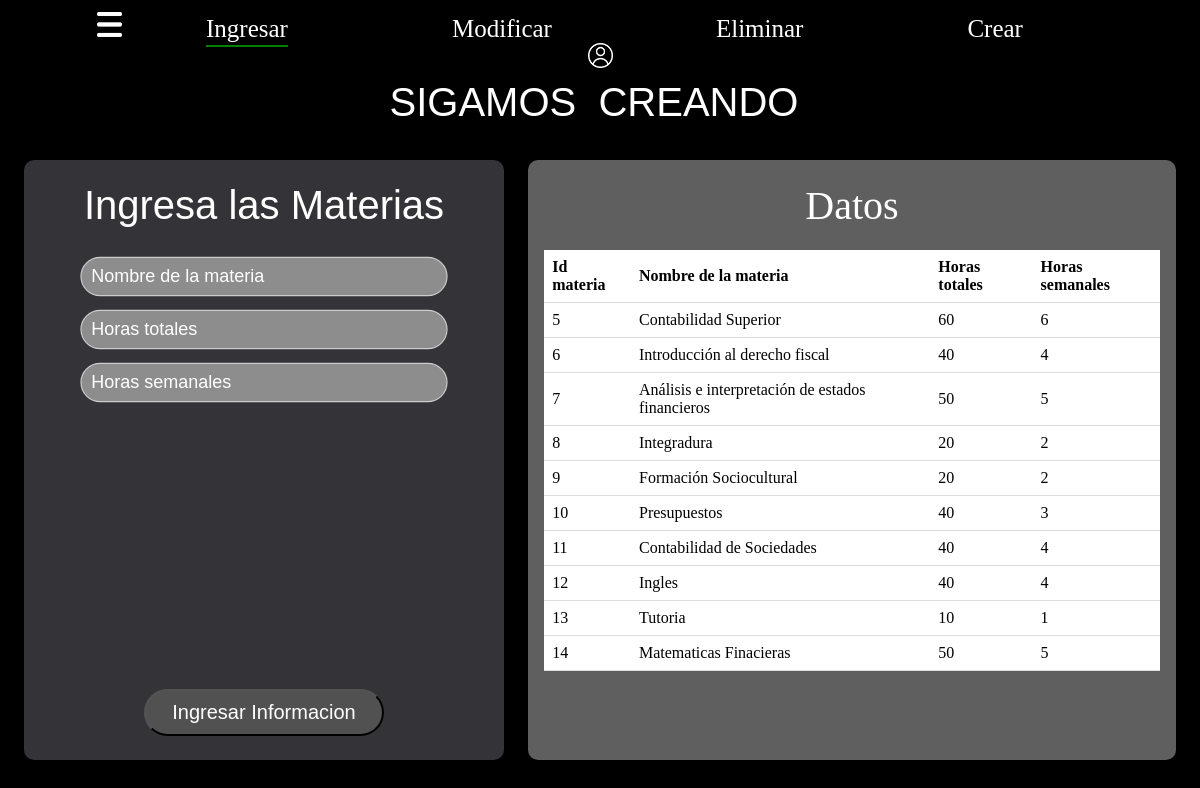
/codigo_fuente/main_materias.php, run on the app's committed database.
### tables this page shows
CREATE TABLE `materias` (
  `id_materia` int(11) NOT NULL,
  `nombre_materia` varchar(50) NOT NULL,
  `horas_totales` int(2) NOT NULL,
  `hora_semanal` int(2) NOT NULL
);

### codigo_fuente/main_materias.php (the view, shortened to what this page needs)
<?php
$servername = "localhost";
$username = "root";
$password = "";
$dbname = "bd_gheu";
$conn = new mysqli($servername, $username, $password, $dbname);
$sql = "SELECT * FROM materias";
$result = $conn->query($sql);
?>
<!DOCTYPE html>
<html>
<head>
    <link rel="stylesheet" type="text/css" href="styles_main_materias.css">
</head>
<body>
<div id="header">
  <div class="dropdown">
      <img class="dropbtn" onclick="toggleMenu()" src="img/menu.png" alt="Imagen" width="25" height="25"></img>
    <a class="opcion-destacada">Ingresar</a>
    <a href="modificar_materias.php">Modificar</a>
    <a href="eliminar_materias.php">Eliminar</a>
    <a href="crear.php">Crear</a>
    <a href="perfil.php">
        <img src="img/usuario.png" alt="Imagen" width="25" height="25">
      </a>
  </div>
</div>
<div id="titulo">SIGAMOS&nbsp; CREANDO</div>
<div id="contenedor1">
  <div id="titulo-contenedor1">
    <p id="p">Ingresa las Materias</p>
  </div>
  <div id="ingreso-datos">
    <form action="insertar_materias.php" method="post">
      <div> <input type="text" id="nombre_materia" name="nombre_materia" placeholder="Nombre de la materia" required autocomplete="off"></div>
      <div> <input type="number" id="horas_totales" name="horas_totales" placeholder="Horas totales" min="10" max="200" oninput="valorMaximo(this)" ></div>
      <div> <input type="number" id="hora_semanal" name="hora_semanal" placeholder="Horas semanales" min="1" max="14" oninput="valorMaximo1(this)" required></div>
  </div>
      <div id="boton-contenedor1">
        <input type="submit" value="Ingresar Informacion">
      </div>
</div>
<div id="contenedor2">
  <div id="titulo-contenedor2">
    <p>Datos</p>
  </div>
<div id="tabla-contenedor" class="tabla-contenedor">
<table>
        <tr>
            <th>Id materia</th>
            <th>Nombre de la materia</th>
            <th>Horas totales</th>
            <th>Horas semanales</th>
        </tr>
        <?php
        if ($result->num_rows > 0) {
            while ($row = $result->fetch_assoc()) {
                echo "<tr>";
                echo "<td>" . $row["id_materia"] . "</td>";
                echo "<td>" . $row["nombre_materia"] . "</td>";
                echo "<td>" . $row["horas_totales"] . "</td>";
                echo "<td>" . $row["hora_semanal"] . "</td>";
                echo "</tr>";
            }
        } else {
            echo "<tr><td colspan='4'>No hay datos almacenados en la tabla.</td></tr>";
        }
        ?>
    </table>
</div>
</div>
</body>
</html>

### codigo_fuente/styles_main_materias.css (style rules this page uses)
html, body { margin: 0; padding: 0; background-color: black; }
#header { padding: 12px; text-align: center; color: white; background-color: tra; }
#header a { color: white; text-decoration: none; font-size: 25px; }
#header a:not(.dropdown) { margin: 0 80px; }
.opcion-destacada { position: relative; }
.opcion-destacada:after { content: ''; display: block; width: 100%; height: 2px; background-color: green; position: absolute; bottom: -5px; left: 0; }
.dropdown { position: relative; display: inline-block; }
.dropdown .dropbtn { cursor: pointer; }
#titulo { position: fixed; width: 95%; top: 10%; left: 2%; background-color: transparent; overflow: hidden; font-size: 40px; font-family: "Nunito", sans-serif; color: #ffffff; text-align: center; }
#contenedor1 { position: fixed; top: 20%; left: 2%; width: 40%; height: 75%; background-color: rgb(104, 104, 112, .5); overflow: hidden; border-radius: 10px; text-align: center; }
#titulo-contenedor1 { background-color: transparent; color: #ffffff; height: 15%; display: flex; justify-content: center; align-items: center; font-size: 40px; }
#ingreso-datos { background-color: transparent; height: 68%; display: flex; flex-direction: column; overflow: auto; padding-top: 2%; }
#boton-contenedor1 { background-color: transparent; color: #ffffff; height: 15%; display: flex; justify-content: center; align-items: center; padding-top: 0%; }
input[type="text"]::placeholder { font-size: 15px; color: rgba(255, 255, 255, 1); }
input[type="text"] { width: 60%; padding: 8px; margin-bottom: 20px; background-color: rgba(200, 200, 200, 0.6); border: 1px solid #ccc; border-radius: 60px; color: white; transform: scale(1.2); }
input[type="number"] { width: 60%; padding: 8px; margin-bottom: 20px; background-color: rgba(200, 200, 200, 0.6); border: 1px solid #ccc; border-radius: 60px; color: white; transform: scale(1.2); }
input[type="submit"] { width: 50%; padding: 10px; border-radius: 60px; font-size: 20px; background-color: rgba(100, 100, 100, 0.6); color: white; cursor: pointer; }
input[type="number"]::placeholder { font-size: 15px; color: rgba(255, 255, 255, 1); }
#contenedor2 { position: fixed; top: 20%; left: 44%; width: 54%; height: 75%; background-color: rgb(95, 95, 95); overflow: hidden; border-radius: 10px; }
#titulo-contenedor2 { background-color: transparent; color: #ffffff; height: 15%; display: flex; justify-content: center; align-items: center; font-size: 40px; }
#tabla-contenedor { background-color: transparent; height: 85%; display: flex; flex-direction: column; overflow: auto; color: black; }
.tabla-contenedor { display: flex; }
table { width: 95%; border-collapse: collapse; margin: 0 auto; }
th, td { padding: 8px; text-align: left; border-bottom: 1px solid #ddd; }
#p { font-family: "Nunito", sans-serif; }

### data on the page
materias: id_materia "5", nombre_materia "Contabilidad Superior", horas_totales "60", hora_semanal "6"
materias: id_materia "6", nombre_materia "Introducción al derecho fiscal", horas_totales "40", hora_semanal "4"
materias: id_materia "7", nombre_materia "Análisis e interpretación de estados financieros", horas_totales "50", hora_semanal "5"
materias: id_materia "8", nombre_materia "Integradura", horas_totales "20", hora_semanal "2"
materias: id_materia "9", nombre_materia "Formación Sociocultural", horas_totales "20", hora_semanal "2"
materias: id_materia "10", nombre_materia "Presupuestos", horas_totales "40", hora_semanal "3"
materias: id_materia "11", nombre_materia "Contabilidad de Sociedades", horas_totales "40", hora_semanal "4"
materias: id_materia "12", nombre_materia "Ingles", horas_totales "40", hora_semanal "4"
materias: id_materia "13", nombre_materia "Tutoria", horas_totales "10", hora_semanal "1"
materias: id_materia "14", nombre_materia "Matematicas Finacieras", horas_totales "50", hora_semanal "5"
